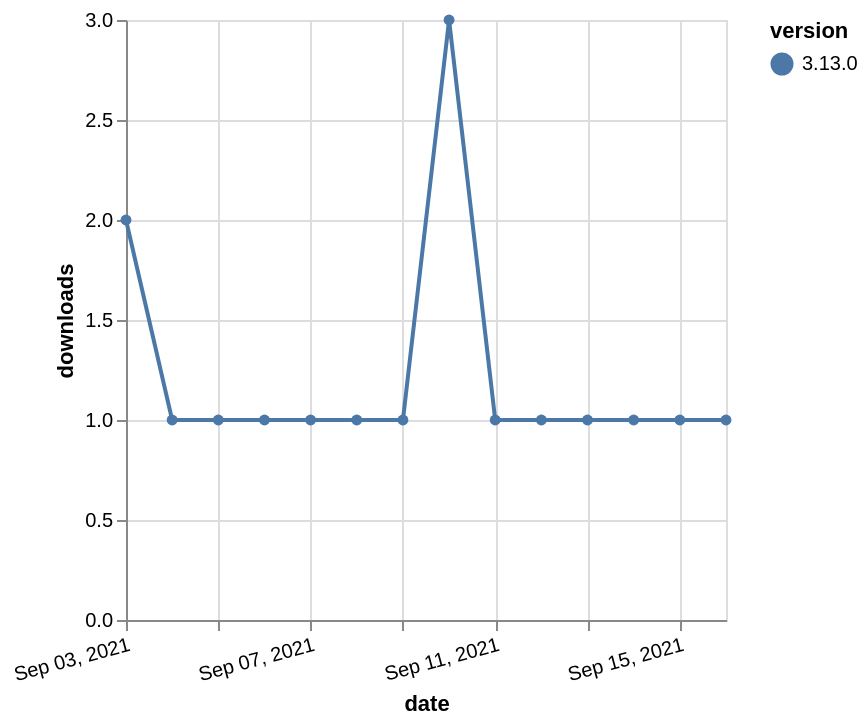

The specification (Vega-Lite) saved for this image:
### Vega-Lite specification from a JSON file in a GitHub repository (floating-point values rounded to 4 significant figures)
{"$schema": "https://vega.github.io/schema/vega-lite/v5.json", "description": "A simple bar chart with embedded data.", "data": {"values": [{"date": "2021-09-03", "total": 112, "delta": 2, "version": "3.13.0"}, {"date": "2021-09-04", "total": 113, "delta": 1, "version": "3.13.0"}, {"date": "2021-09-05", "total": 114, "delta": 1, "version": "3.13.0"}, {"date": "2021-09-06", "total": 115, "delta": 1, "version": "3.13.0"}, {"date": "2021-09-07", "total": 116, "delta": 1, "version": "3.13.0"}, {"date": "2021-09-08", "total": 117, "delta": 1, "version": "3.13.0"}, {"date": "2021-09-09", "total": 118, "delta": 1, "version": "3.13.0"}, {"date": "2021-09-10", "total": 121, "delta": 3, "version": "3.13.0"}, {"date": "2021-09-11", "total": 122, "delta": 1, "version": "3.13.0"}, {"date": "2021-09-12", "total": 123, "delta": 1, "version": "3.13.0"}, {"date": "2021-09-13", "total": 124, "delta": 1, "version": "3.13.0"}, {"date": "2021-09-14", "total": 125, "delta": 1, "version": "3.13.0"}, {"date": "2021-09-15", "total": 126, "delta": 1, "version": "3.13.0"}, {"date": "2021-09-16", "total": 127, "delta": 1, "version": "3.13.0"}]}, "width": "container", "mark": {"type": "line", "point": {"filled": true}}, "encoding": {"x": {"field": "date", "type": "temporal", "timeUnit": "yearmonthdate", "title": "date", "axis": {"labelAngle": -15}}, "y": {"field": "delta", "type": "quantitative", "title": "downloads"}, "color": {"field": "version", "type": "nominal"}, "tooltip": {"field": "delta"}}}
